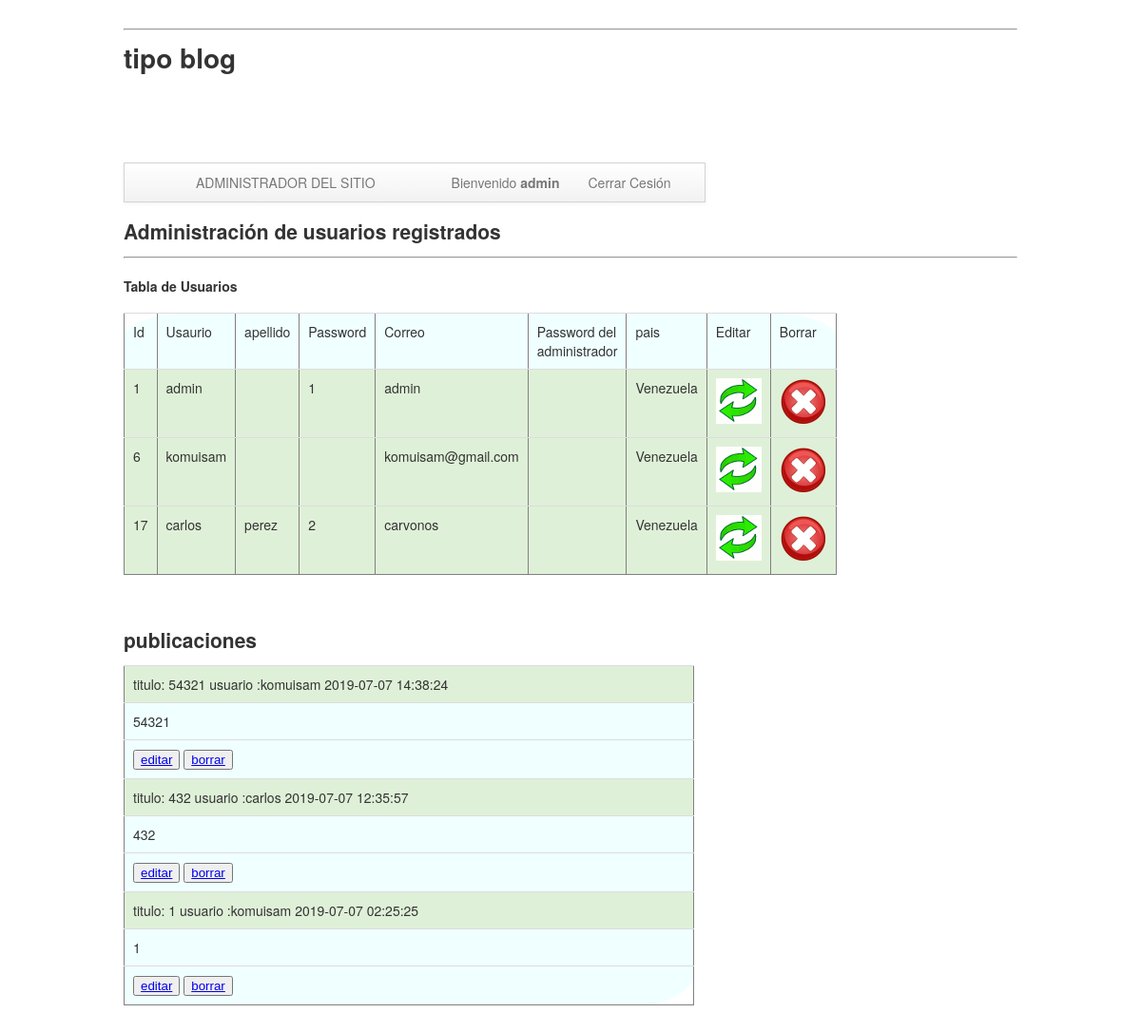
Screenshot of /admin.php (signed in) with the database file from the repository.
### tables this page shows
CREATE TABLE `publicaciones` (
  `id` int(11) NOT NULL,
  `usuario_id` int(11) NOT NULL,
  `titulo` varchar(150) NOT NULL,
  `texto` varchar(255) NOT NULL,
  `fecha` timestamp NULL DEFAULT CURRENT_TIMESTAMP ON UPDATE CURRENT_TIMESTAMP
);

### admin.php (the view, shortened to what this page needs)
<!DOCTYPE html>
<html lang="en">
  <head>
  <link rel="stylesheet" type="text/css" href="css/estilos.css">
  </head>
<body data-offset="40" background="images/fondotot.jpg" style="background-attachment: fixed">
<div class="container">
<header class="header">
<div class="row">
	<?php
	include("include/cabecera.php");
	?>
</div>
</header>
<div class="navbar">
  <div class="navbar-inner">
	<div class="container">
	  <div class="nav-collapse">
		<ul class="nav">
			<li class=""><a href="admin.php">ADMINISTRADOR DEL SITIO</a></li>
		</ul>
		<ul class="nav pull-right">
		<li><a href="">Bienvenido <strong><?php echo $_SESSION['user'];?></strong> </a></li>
			  <li><a href="conect/desconectar.php"> Cerrar Cesión </a></li>
		</ul>
	  </div>
	</div>
  </div>
</div>
<div >
	<div >
		<div >
		<h2> Administración de usuarios registrados</h2>
		<div class="well well-small">
		<hr class="soft"/>
		<h4>Tabla de Usuarios</h4>
		<div class="row-fluid">
			<?php
				require("conect/connect_db.php");
				$sql=("SELECT * FROM login");
				$query=mysqli_query($mysqli,$sql);
				echo "<table border='1'; class='table table-hover';>";
					echo "<tr class='warning'>";
						echo "<td>Id</td>";
						echo "<td>Usaurio</td>";
						echo "<td>apellido</td>";
						echo "<td>Password</td>";
						echo "<td>Correo</td>";
						echo "<td>Password del administrador</td>";
						echo "<td>pais</td>";
						echo "<td>Editar</td>";
						echo "<td>Borrar</td>";
					echo "</tr>";
			?>
			<?php
				 while($arreglo=mysqli_fetch_array($query)){
				  	echo "<tr class='success'>";
				    	echo "<td>$arreglo[0]</td>";
				    	echo "<td>$arreglo[1]</td>";
				    	echo "<td>$arreglo[2]</td>";
				    	echo "<td>$arreglo[3]</td>";
				    	echo "<td>$arreglo[4]</td>";
				    	echo "<td>$arreglo[5]</td>";
				    	echo "<td>$arreglo[6]</td>";
				    	echo "<td><a href='actualizar.php?id=$arreglo[0]'><img src='images/actualizar.gif' class='img-rounded'></td>";
						echo "<td><a href='admin.php?id=$arreglo[0]&idborrar=2'><img src='images/eliminar.png' class='img-rounded'/></a></td>";
					echo "</tr>";
				}
				echo "</table>";
					extract($_GET);
			?>
		</div>
		<br/>
	<?php
		include("include/mostrar.php");
	?>
		</div>
</div>
</div>
</div>
</div>
  </body>
</html>

### include/cabecera.php
<!DOCTYPE html>
<footer class="footer">
<hr class="soften"/>
</footer>
<h1 class="span">tipo blog</h1>

### include/mostrar.php (shortened to what this page needs)
<div class="motrar">
<h2>publicaciones</h2>
<?php
if (empty($_SESSION['id'])||($_SESSION['rol']==1)) {
	$sql=("SELECT * FROM `publicaciones`ORDER BY `id` DESC");
}else{
	$x= $_SESSION['id'];
			$sql=("SELECT * FROM `publicaciones` WHERE `usuario_id` = $x ORDER BY `id` DESC");
}
				require("conect/connect_db.php");
				$query=mysqli_query($mysqli,$sql);
				echo "<table border='1'; class='table table-hover';>";
			?>
			<?php
				 while($arreglo=mysqli_fetch_array($query)){
				 		$sql2="SELECT * FROM login WHERE id=$arreglo[1]";
					$ressql=mysqli_query($mysqli,$sql2);
					while ($row=mysqli_fetch_row ($ressql)){
		    	$user=$row[1];
		    }
				  	echo "<tr class='success'>";
				  	echo "<td>titulo: $arreglo[2]"." usuario :$user $arreglo[4]</td>";
				    	echo "<td >$arreglo[3]</td>";
				    	if (!empty($_SESSION['id'])) {
				    		if (($_SESSION['rol']==2)||($_SESSION['rol']==1)) {
				    	echo "<td><button><a href='view/editarp.php?id=$arreglo[0]'>editar</a></button>
				    	<button><a href='index2.php? id=$arreglo[0]&idborrar=3'>borrar</a></button> </td>";
				    }}
				}
			?>
		</div>

### css/estilos.css (style rules this page uses)
.navbar { margin-top: 100px; *position: relative; *z-index: 2; margin-bottom: 20px; overflow: visible; }
.container { margin-right: auto; margin-left: auto; *zoom: 1; width: 940px; }
.navbar .container { width: auto; }
.nav { margin-bottom: 20px; margin-left: 0; list-style: none; }
.nav > li > a { display: block; }
.navbar-inner { display: table; min-height: 40px; padding-right: 20px; padding-left: 20px; background-image: -webkit-gradient(linear, 0 0, 0 100%, from(#ffffff), to(#f2f2f2)); border: 1px solid #d4d4d4; -webkit-box-shadow: 0 1px 4px rgba(0, 0, 0, 0.065); -moz-box-shadow: 0 1px 4px rgba(0, 0, 0, 0.065); box-shadow: 0 1px 4px rgba(0, 0, 0, 0.065); }
.navbar .nav { position: relative; left: 0; display: block; float: left; margin: 0 10px 0 0; }
.navbar .nav.pull-right { float: right; margin-right: 0; }
.navbar .nav > li { float: left; }
.navbar .nav > li > a { float: none; padding: 10px 15px 10px; color: #777777; text-decoration: none; text-shadow: 0 1px 0 #ffffff; }
td { display: table-cell; vertical-align: inherit; }
body { margin: 30px; font-family: -webkit-body; font-size: 14px; line-height: 20px; color: #333; background-color: #fff; }
body { font-family: "Helvetica Neue",Helvetica,Arial,sans-serif; font-size: 14px; line-height: 20px; color: #62c462 background-color: #fff; }
.table th, .table td { padding: 9px; line-height: 20px; text-align: left; vertical-align: top; border-top: 1px solid #ddd; }
table { max-width: 600px; background-color:azure; border-collapse: collapse; border-top-right-radius: 10%; border-top-left-radius: 10%; border-bottom-right-radius: 10%; border-spacing: 0; }
.table { width: 100%; margin-bottom: 20px; }
.table tbody tr.success td { background-color: #dff0d8; }

### rows the page displays
publicaciones: titulo "54321", login.user "komuisam", fecha "2019-07-07 14:38:24", texto "54321"
publicaciones: titulo "432", login.user "carlos", fecha "2019-07-07 12:35:57", texto "432"
publicaciones: titulo "1", login.user "komuisam", fecha "2019-07-07 02:25:25", texto "1"

### other values shown
$_SESSION['user'] "admin"
$arreglo[0] "1"
$arreglo[1] "admin"
$arreglo[3] "1"
$arreglo[4] "admin"
$arreglo[6] "Venezuela"
$arreglo[0] "6"
$arreglo[1] "komuisam"
$arreglo[4] "komuisam@gmail.com"
$arreglo[0] "17"
$arreglo[1] "carlos"
$arreglo[2] "perez"
$arreglo[3] "2"
$arreglo[4] "carvonos"
